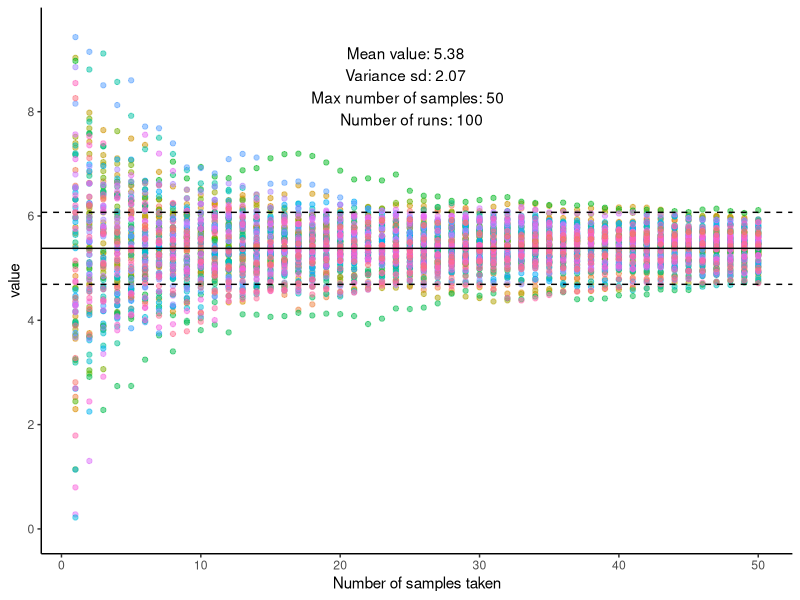

The R source for this figure:
library(tidyverse) # run install.packages('tidyverse') in the console if you don't have it installed
library(TTR)  #run install.packages('TTR') in the console if you don't have it installed


#Lugol_stats <- data.frame("Experiment"= c("EXP","STAT","LSTAT_NH4", "LSTAT_NO3"), "Mean_c_length" = c(5.3807, 3.8943, NaN, NaN), "Variance_c_length" = c(2.0677, 1.6253,NaN,NaN))

Mean_average  <-5.38     #The average used in the model
Variance_sd <-2.07       #The sd used in the model
Number_of_samples <- 50  #The maximum number of samples
Number_of_runs <- 100    #Number of times to run the model
Number_of_samples_acctually_taken  <- NaN #The number of samples actually taken, adds a vertical line for them in the graph, remove it by setting it to NaN

Raw_dataframe <- data.frame(matrix(0, ncol = Number_of_runs, nrow = Number_of_samples))  #Create a dataframe for the simulated data



for (i in 1:Number_of_samples) {
  
  
  Raw_dataframe[i,]<- rnorm(Number_of_runs, mean=Mean_average, sd=Variance_sd)  #Create the simulated data 100 tines for the length of the empty dataframe
  
  }



Sliding_mean <-data.frame(matrix(0, ncol = Number_of_runs, nrow = Number_of_samples)) #Create a dataframe for the sliding average
Sliding_sd <-data.frame(matrix(0, ncol = Number_of_runs, nrow = Number_of_samples)) #Creating a dataframe for the slding sd, right now im not using the sd 



for (i in 1:Number_of_runs) { 
  
  Sliding_mean[,i]  <- runMean(Raw_dataframe[,i], n=1, cumulative = TRUE) #Create the sliding mean, cumulative adds the new number each time, n determines when the firs value should be 
  Sliding_sd[,i] <- runSD(Raw_dataframe[,i], n=1, cumulative = TRUE) #same but for sd
  
}

data_long <- gather(Sliding_mean)  #this rearange the data to a format that can acctually be plotted
data_long$n_sample <- rep(1:Number_of_samples, times=Number_of_runs) # This adds the number of samples that is used for the average


ggplot(data_long, aes(x=n_sample, y=value, color=key))+  #it is okay to get a error message that they removed rows equl to the number of runs (its becouse the first average is blank)
  geom_point(show.legend = FALSE, alpha=0.5)+
  geom_vline(aes(xintercept=Number_of_samples_acctually_taken), color="blue")+ #Enable this line and set the value of samples used to show that on the graph 
  geom_hline(aes(yintercept=Mean_average))+
  geom_hline(aes(yintercept=Mean_average-(Variance_sd/3)), linetype="dashed")+  ##The errorbars are 1/3 of sd, to line up with the final derivation, might want to change that
  geom_hline(aes(yintercept=Mean_average+(Variance_sd/3)),linetype="dashed")+
  scale_y_continuous(limits = c(0,Mean_average+Variance_sd*2), n.breaks = 7)+
  xlab("Number of samples taken")+
  theme_classic()+
  annotate("text", x = Number_of_samples/2, y = Mean_average+Variance_sd*1.5, label = paste("Mean value:",Mean_average,  #This adds the values assigned as the settings for the model, the pase comand ties it together
                                                                                         "\ \nVariance sd:", Variance_sd, #\ \n in a string makes a new row, note the spaces between \ \!
                                                                                         "\ \n Max number of samples:", Number_of_samples,
                                                                                         "\ \n Number of runs:", Number_of_runs))
  